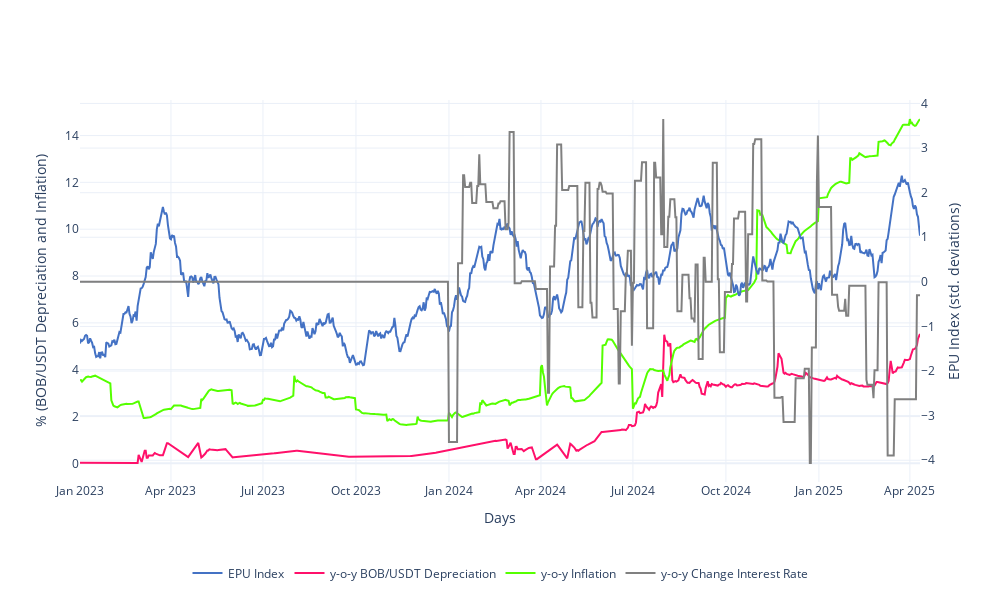

Write notebook code for a chart like this one.
### Code cell
fig = go.Figure()
fig.add_trace(go.Scatter(x=daily_df.index, y=daily_df['sentiment'], mode='lines', name='EPU Index', line=dict(color='#4472c4'), yaxis='y2'))
fig.add_trace(go.Scatter(x=daily_df.index, y=daily_df['depre_365'], mode='lines', name='y-o-y BOB/USDT Depreciation', line=dict(color='#ff106a')))
fig.add_trace(go.Scatter(x=daily_df.index, y=daily_df['forecast'], mode='lines', name='y-o-y Inflation', line=dict(color='#55ff00')))
fig.add_trace(go.Scatter(x=daily_df.index, y=daily_df['interbank_365'], mode='lines', name='y-o-y Change Interest Rate', line=dict(color='gray'), yaxis='y2'))
fig.update_layout(
    yaxis2=dict(
        title="EPU Index (std. deviations)",
        overlaying='y',
        side='right'),
    xaxis_title='Days',
    yaxis_title='% (BOB/USDT Depreciation and Inflation)',
    #legend_title='Type',
    template='plotly_white',
    legend=dict(
        orientation="h",
        yanchor="top",
        y=-0.2,
        xanchor="center",
        x=0.5
        ),
    width=1000,
    height=600
)

fig.show()

### Figure 1 — Plotly figure (JSON) as saved in the notebook; plotly's stock layout.template omitted (floating-point values rounded to 4 significant figures; data arrays with more than 128 entries replaced by an {"elided": "..."} marker saying what was removed)
{"data": [{"line": {"color": "#4472c4"}, "mode": "lines", "name": "EPU Index", "type": "scatter", "x": {"elided": "832 str values"}, "y": {"elided": "832 float values"}, "yaxis": "y2"}, {"line": {"color": "#ff106a"}, "mode": "lines", "name": "y-o-y BOB/USDT Depreciation", "type": "scatter", "x": {"elided": "832 str values"}, "y": {"elided": "832 float values"}}, {"line": {"color": "#55ff00"}, "mode": "lines", "name": "y-o-y Inflation", "type": "scatter", "x": {"elided": "832 str values"}, "y": {"elided": "832 float values"}}, {"line": {"color": "gray"}, "mode": "lines", "name": "y-o-y Change Interest Rate", "type": "scatter", "x": {"elided": "832 str values"}, "y": {"elided": "832 float values"}, "yaxis": "y2"}], "layout": {"height": 600, "legend": {"orientation": "h", "x": 0.5, "xanchor": "center", "y": -0.2, "yanchor": "top"}, "width": 1000, "xaxis": {"title": {"text": "Days"}}, "yaxis": {"title": {"text": "% (BOB/USDT Depreciation and Inflation)"}}, "yaxis2": {"overlaying": "y", "side": "right", "title": {"text": "EPU Index (std. deviations)"}}}}
